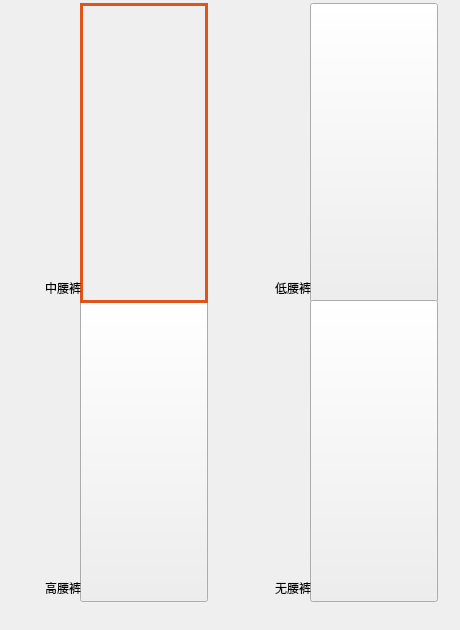
   <widget class="QWidget" name="page_2">
    <property name="styleSheet">
     <string notr="true">QPushButton{color: rgba(255, 255, 255, 0);}
QPushButton:hover{
/*background-color: rgba(222, 84, 27, 105);*/
background-color: rgba(222, 222, 222, 55);
}</string>
    </property>
    <widget class="QLabel" name="label">
     <property name="geometry">
      <rect>
       <x>60</x>
       <y>0</y>
       <width>161</width>
       <height>321</height>
      </rect>
     </property>
     <property name="text">
      <string/>
     </property>
     <property name="pixmap">
      <pixmap resource="../../images/images.qrc">:/design/3-1.png</pixmap>
     </property>
    </widget>
    <widget class="QLabel" name="label_3">
     <property name="geometry">
      <rect>
       <x>290</x>
       <y>0</y>
       <width>161</width>
       <height>321</height>
      </rect>
     </property>
     <property name="text">
      <string/>
     </property>
     <property name="pixmap">
      <pixmap resource="../../images/images.qrc">:/design/3-2.png</pixmap>
     </property>
    </widget>
    <widget class="QLabel" name="label_4">
     <property name="geometry">
      <rect>
       <x>290</x>
       <y>300</y>
       <width>161</width>
       <height>321</height>
      </rect>
     </property>
     <property name="text">
      <string/>
     </property>
     <property name="pixmap">
      <pixmap resource="../../images/images.qrc">:/design/3-4.png</pixmap>
     </property>
    </widget>
    <widget class="QLabel" name="label_5">
     <property name="geometry">
      <rect>
       <x>60</x>
       <y>300</y>
       <width>161</width>
       <height>321</height>
      </rect>
     </property>
     <property name="text">
      <string/>
     </property>
     <property name="pixmap">
      <pixmap resource="../../images/images.qrc">:/design/3-3.png</pixmap>
     </property>
    </widget>
    <widget class="QPushButton" name="pushButton31">
     <property name="geometry">
      <rect>
       <x>80</x>
       <y>3</y>
       <width>128</width>
       <height>300</height>
      </rect>
     </property>
     <property name="styleSheet">
      <string notr="true">border:3px solid rgb(222,84,27);</string>
     </property>
     <property name="text">
      <string>中腰裤</string>
     </property>
    </widget>
    <widget class="QPushButton" name="pushButton32">
     <property name="geometry">
      <rect>
       <x>310</x>
       <y>3</y>
       <width>128</width>
       <height>300</height>
      </rect>
     </property>
     <property name="styleSheet">
      <string notr="true"/>
     </property>
     <property name="text">
      <string>低腰裤</string>
     </property>
    </widget>
    <widget class="QPushButton" name="pushButton33">
     <property name="geometry">
      <rect>
       <x>80</x>
       <y>300</y>
       <width>128</width>
       <height>302</height>
      </rect>
     </property>
     <property name="styleSheet">
      <string notr="true"/>
     </property>
     <property name="text">
      <string>高腰裤</string>
     </property>
    </widget>
    <widget class="QPushButton" name="pushButton34">
     <property name="geometry">
      <rect>
       <x>310</x>
       <y>300</y>
       <width>128</width>
       <height>302</height>
      </rect>
     </property>
     <property name="styleSheet">
      <string notr="true"/>
     </property>
     <property name="text">
      <string>无腰裤</string>
     </property>
    </widget>
    <widget class="QLabel" name="label_61">
     <property name="geometry">
      <rect>
       <x>0</x>
       <y>280</y>
       <width>81</width>
       <height>16</height>
      </rect>
     </property>
     <property name="text">
      <string>中腰裤</string>
     </property>
     <property name="alignment">
      <set>Qt::AlignRight|Qt::AlignTrailing|Qt::AlignVCenter</set>
     </property>
    </widget>
    <widget class="QLabel" name="label_62">
     <property name="geometry">
      <rect>
       <x>230</x>
       <y>280</y>
       <width>81</width>
       <height>16</height>
      </rect>
     </property>
     <property name="text">
      <string>低腰裤</string>
     </property>
     <property name="alignment">
      <set>Qt::AlignRight|Qt::AlignTrailing|Qt::AlignVCenter</set>
     </property>
    </widget>
    <widget class="QLabel" name="label_63">
     <property name="geometry">
      <rect>
       <x>0</x>
       <y>580</y>
       <width>81</width>
       <height>16</height>
      </rect>
     </property>
     <property name="text">
      <string>高腰裤</string>
     </property>
     <property name="alignment">
      <set>Qt::AlignRight|Qt::AlignTrailing|Qt::AlignVCenter</set>
     </property>
    </widget>
    <widget class="QLabel" name="label_64">
     <property name="geometry">
      <rect>
       <x>230</x>
       <y>580</y>
       <width>81</width>
       <height>16</height>
      </rect>
     </property>
     <property name="text">
      <string>无腰裤</string>
     </property>
     <property name="alignment">
      <set>Qt::AlignRight|Qt::AlignTrailing|Qt::AlignVCenter</set>
     </property>
    </widget>
    <zorder>label</zorder>
    <zorder>label_3</zorder>
    <zorder>label_4</zorder>
    <zorder>label_5</zorder>
    <zorder>pushButton32</zorder>
    <zorder>pushButton33</zorder>
    <zorder>pushButton34</zorder>
    <zorder>pushButton31</zorder>
    <zorder>label_61</zorder>
    <zorder>label_62</zorder>
    <zorder>label_63</zorder>
    <zorder>label_64</zorder>
   </widget>
